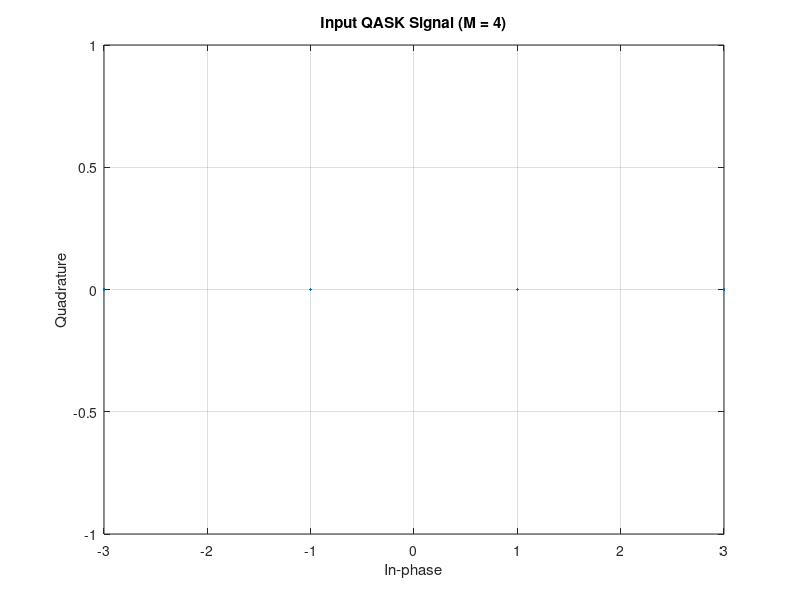
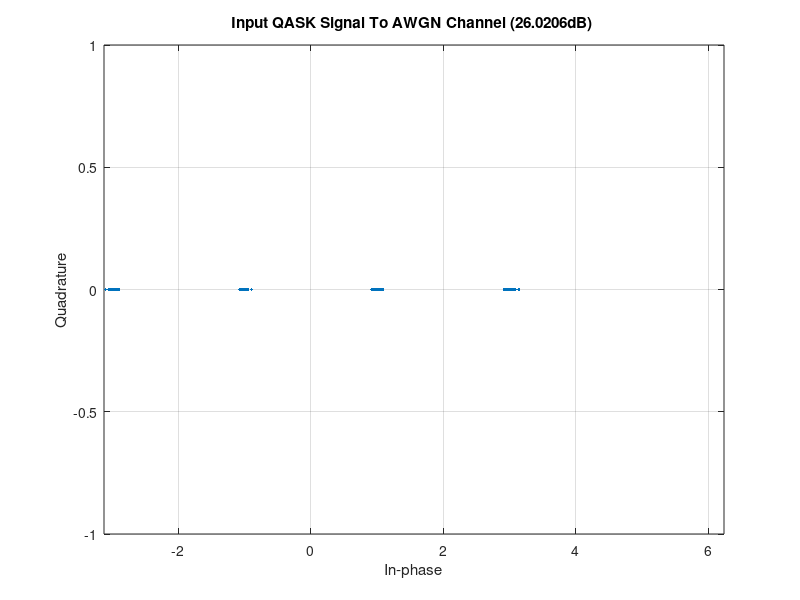
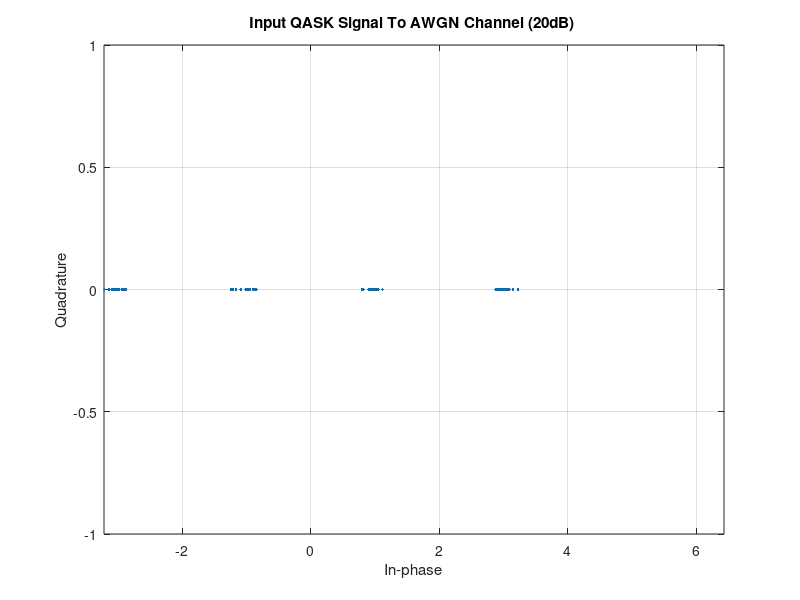
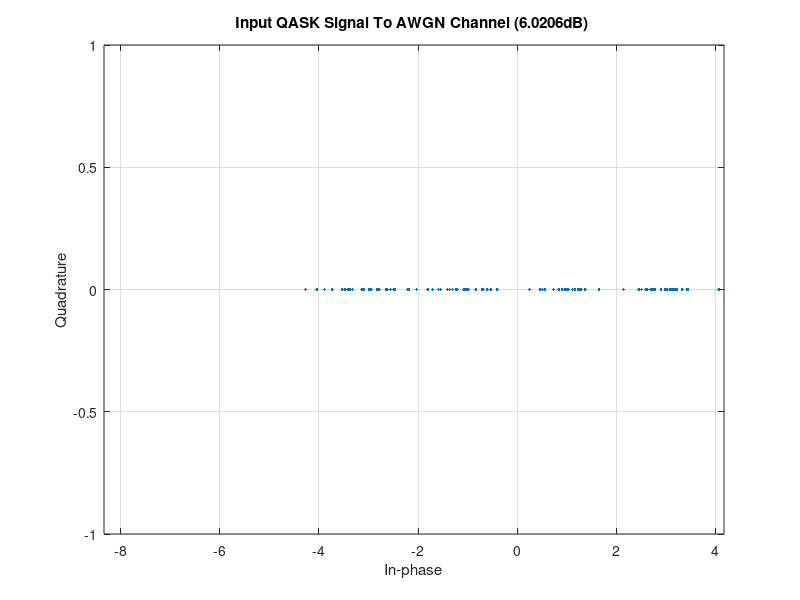

MATLAB code for these plots, in order:
clear ;
close all;

% Generate Random Number Sequence
sequence = 100;
M = 4;
random_integers = randi([0 M-1], sequence, 1);

% SNR AWGN Channel
n0 = 2.5e-3;
n1 = 0.01;
n2 = 0.25;
SNR0 = 10*log10(1/n0);
SNR1 = 10*log10(1/n1);
SNR2 = 10*log10(1/n2);

% QPSK Modulation
qask_mod = pammod(random_integers,M,0,"gray");

% AWGN Channel
output_channel0 = awgn(qask_mod,SNR0);
output_channel1 = awgn(qask_mod,SNR1);
output_channel2 = awgn(qask_mod,SNR2);

% Plot Signals
scatterplot(qask_mod);
title('Input QASK Signal (M = 4)');
xlabel('In-phase');
ylabel('Quadrature');
grid on;

scatterplot(output_channel0);
title('Input QASK Signal To AWGN Channel (26.0206dB) ');
xlabel('In-phase');
ylabel('Quadrature');
grid on;

scatterplot(output_channel1);
title('Input QASK Signal To AWGN Channel (20dB) ');
xlabel('In-phase');
ylabel('Quadrature');
grid on;

scatterplot(output_channel2);
title('Input QASK Signal To AWGN Channel (6.0206dB) ');
xlabel('In-phase');
ylabel('Quadrature');
grid on;